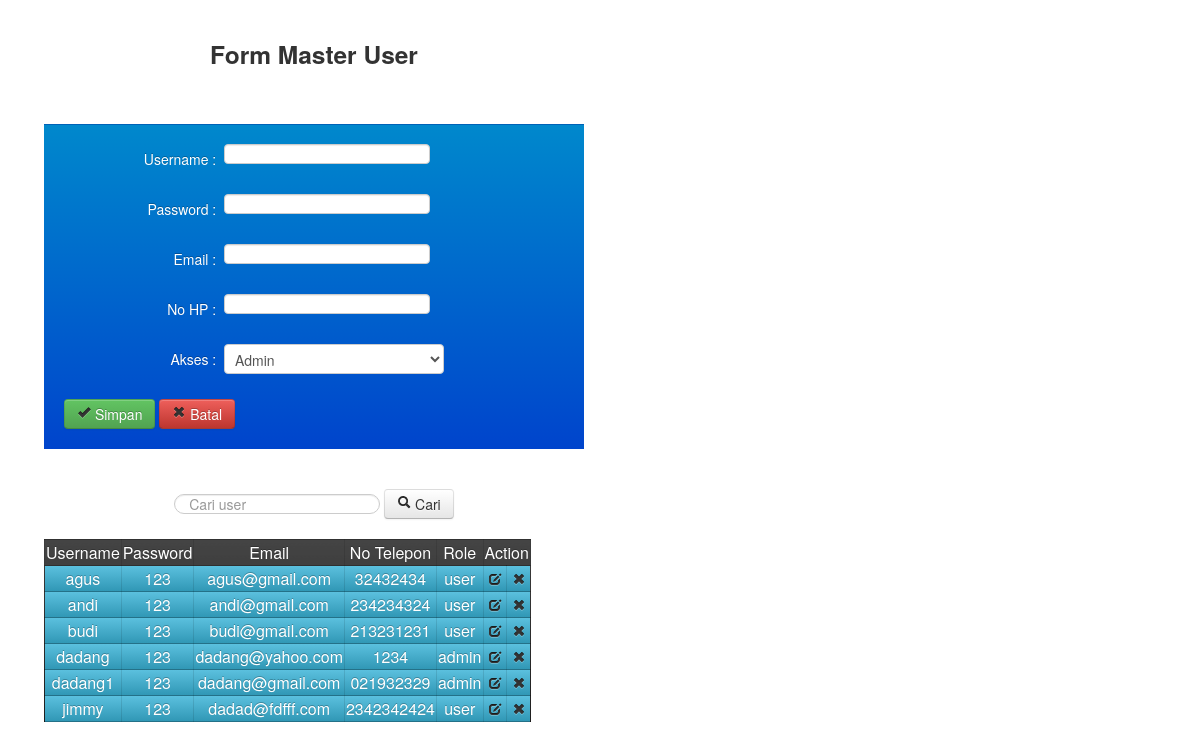
Screenshot of /administrator/masterUser.php with the database file from the repository.
### tables this page shows
CREATE TABLE `register` (
  `nama_lengkap` varchar(25) NOT NULL,
  `username` varchar(10) NOT NULL,
  `password` varchar(12) NOT NULL,
  `email` varchar(50) NOT NULL,
  `no_hp` varchar(12) NOT NULL,
  `akses` enum('admin','user') NOT NULL COMMENT 'menentukan hak akses',
  PRIMARY KEY (`username`)
);

### administrator/masterUser.php (the view, shortened to what this page needs)
<html lang="en">
    <head>
        <link href="twitter-bootstrap-v2/docs/assets/css/bootstrap.css" rel="stylesheet">
    </head>
    <body>
        <div class="span7 well-large">
            <h3 align="center">Form Master User</h3><br>
             <form class="form_user btn-primary form-horizontal form-actions" method="post" action="administrator/simpan.php?link=simpanUser">
                <div class="control-group">
                    <label class="control-label" for="username">Username : &nbsp;</label>
                    <input type="text" name="username">
                </div>
                <div class="control-group">
                    <label class="control-label" for="password">Password : &nbsp;</label>
                    <input type="password" name="password">
                </div>
                <div class="control-group">
                    <label class="control-label" for="email">Email : &nbsp;</label>
                    <input type="email" name="email">
                </div>
                <div class="control-group">
                    <label class="control-label" for="no_hp">No HP : &nbsp;</label>
                    <input type="text" name="no_hp" onkeypress="return isNumberKey(event)">
                </div>
                <div class="control-group form-inline">
                    <label class="control-label" for="akses">Akses : &nbsp;</label>
                    <label>
                        <select name="akses">
                            <option value="admin">Admin</option>
                        </select>
                    </label>
                </div>
                <div>
                    <button type="submit" class="btn btn-success"><i class="icon-ok"></i>&nbsp;Simpan</button>
                    <button type="button" class="btn btn-danger" onclick="window.location='index.php'"><i class="icon-remove"></i>&nbsp;Batal</button>
                </div>
            </form>
            <br>
            <form action="index.php?link=cari&&cari=masterUser" method="post" class="form-search" align="center">
                <input type="text" name="cari" class="search-query" placeholder="Cari user"> <button type="submit" class="btn"><i class="icon-search"></i>&nbsp;Cari</button>
            </form>
            <table border="1" class="table_muser btn-inverse" style="text-align: center">
                <tr>
                    <td>Username</td>
                    <td>Password</td>
                    <td>Email</td>
                    <td>No Telepon</td>
                    <td>Role</td>
                    <td colspan="2">Action</td>
                </tr>
                <?php
                    $query = mysql_query("SELECT * FROM `register` order by username asc");
                    while($data = mysql_fetch_array($query)) {
                ?>
                <tr class="btn-info">
                    <td><?php echo $data['username']; ?></td>
                    <td><?php echo $data['password']; ?></td>
                    <td><?php echo $data['email']; ?></td>
                    <td><?php echo $data['no_hp']; ?></td>
                    <td><?php echo $data['akses']; ?></td>
                    <td><a href="index.php?link=rubah&&edit=masterUser&&id=<?php echo $data['username']; ?>"><i class="icon-edit"></i></a></td>
                    <td><a href="administrator/delete.php?link=del_user&&username=<?php echo $data['username']; ?>" onClick="return confirm('Anda yakin ingin menghapus data ini?')"><i class="icon-remove"></i></a></td>
                </tr>
                <?php } ?>
            </table>
        </div>
    </body>
</html>

### rows the page displays
register: username "agus", password "123", email "agus@gmail.com", no_hp "32432434", akses "user"
register: username "andi", password "123", email "andi@gmail.com", no_hp "234234324", akses "user"
register: username "budi", password "123", email "budi@gmail.com", no_hp "213231231", akses "user"
register: username "dadang", password "123", email "dadang@yahoo.com", no_hp "1234", akses "admin"
register: username "dadang1", password "123", email "dadang@gmail.com", no_hp "021932329", akses "admin"
register: username "jimmy", password "123", email "dadad@fdfff.com", no_hp "2342342424", akses "user"
